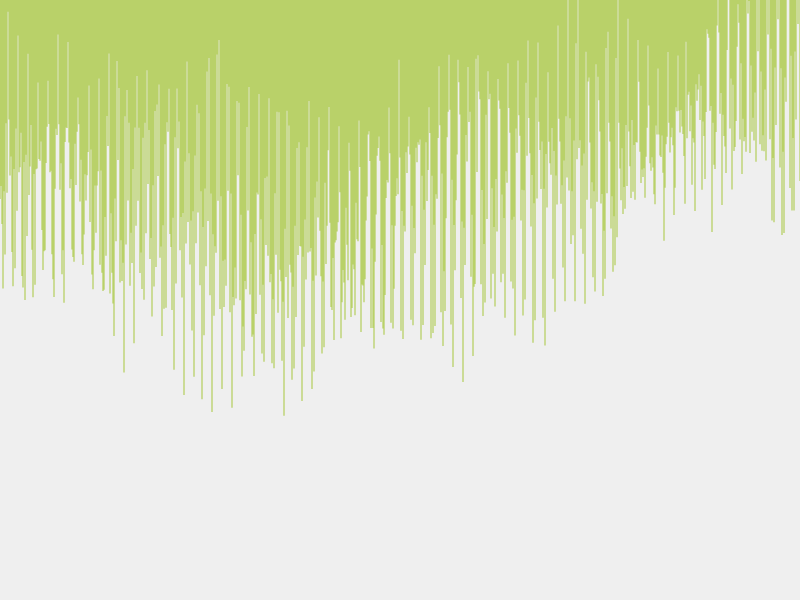
Frame 1 (no input)
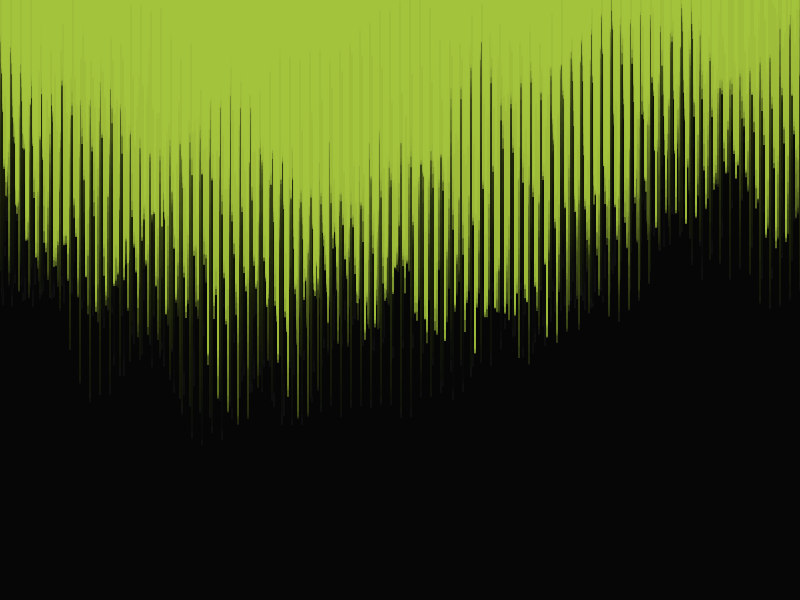
Frame 60 (no input)
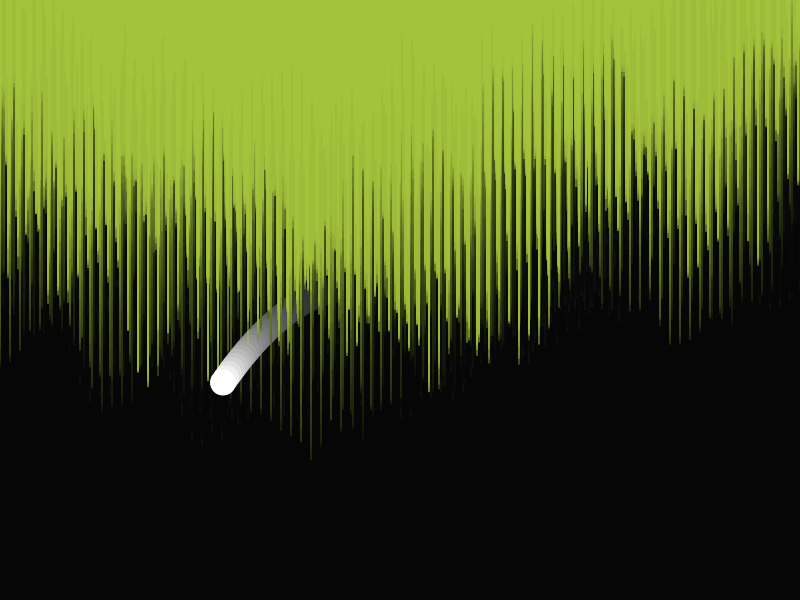
Frame 120 (the mouse pressed at the canvas centre since frame 60)

The p5.js sketch that drew these frames (run headless with seeded random() and noise() and a simulated clock; from frame 60 on, the mouse is pressed at the canvas centre):

// p5.js sketch
// ── sketch.js
let drops = [];
let originY;
let x = 40;
let y = 20;
let Start = 0;
let inc = 0.25;
let offx = 0;

let timer = 0;
let start = false;

let extraCanvas;
function setup() {
  createCanvas(800, 600);
}

function draw() {
  background(0, 16);

  wave();

  for (let i = 0; i < drops.length; i++) {
    let d = drops[i];
    fill(255);
    if (d.lifespan > 0) {
      d.display();
      d.update();
      d.fallGround();
      start = false;
    } else {
      start = true;
      timer++;
      if (timer - floor(timer / 5) * 5 == 0 && timer < 25 && start == true) {
        noFill();
        stroke(255);
        ellipse(d.pos.x, d.pos.y, x, y);

        x = x + 20;
        y = y + 5;
        //console.log(x,y)
      }
      if (timer >= 25) {
        x = 40;
        y = 20;
        timer = 0;
        start = false;
      }
    }
  }
}

function mousePressed() {
  originY = mouseY;
  drops.push(new Drop(mouseX, mouseY));
}

class Drop {
  constructor(x, y) {
    this.pos = createVector(x, y);
    this.vel = createVector(-3, -1.5);
    this.radius = map(dist(0, originY, 0, 0), 0, 600, 2, 50);
    this.lifespan = map(dist(0, originY, 0, 0), 0, 600, 50, 140);
    this.timer = 0;
  }

  display() {
    noStroke();
    circle(this.pos.x, this.pos.y, this.radius);
  }

  update() {
    this.pos.add(this.vel);
    this.lifespan--;
  }

  fallGround() {
    let accy = createVector(0, 0.1);
    this.vel.add(accy);
  }
}

function wave() {
  push();
  translate(0, sin(frameCount * 0.08) * 40 - 100);
  xoff = Start;
  for (let i = 0; i < 10; i++) {
    noStroke();

    for (let x = i; x < width + 130; x = x + 10) {
      this.y =
        map(noise(xoff * 0.7 * (i * 0.2 + 1) + i), 0, 1, -140, 90) +
        map(sin(xoff * 0.4), -1, 1, 0, 130);

      push();
      translate(0, sin(frameCount * 0.08 + i * 0.5) * 80);
      rectMode(CENTER);
      fill("#a7c83f");
      rect(
        x,
        this.y + map(dist(x, 0, width / 2 - 100, 0), 210, 0, -10, 70),
        1,
        map(noise(xoff + 0.5), 0, 1, 170, 150) + random(-20, 5) + 350
      );

      pop();
      xoff += inc;
    }
  }
  Start += 0.03;
  pop(0);
}

// class Ripple {
//   constructor(x, y) {
//     this.x = x;
//     this.y = y;
//     this.lifespan = 60;
//     this.w = 40;
//     this.h = 20;
//     this.timer = 0;
//     Start=false
//     //this.ripples=Ddone
//   }
//   display() {
//     noFill();
//     stroke(255);
//     if (Start) {
//     this.timer++;
//     if (this.timer - floor(this.timer / 5) * 5 == 0 && this.timer < 30) {
//       ellipse(this.x, this.y, this.w, this.w);
//       this.w = this.w + 20;
//       this.w = this.w + 5;
//     } if (this.timer>30){ //only when timer is larger than 30, start becomes false
//       Start=false
//       this.timer=0
//       this.w=40
//       this.h=20
//     }
//   }
//   }
// }
